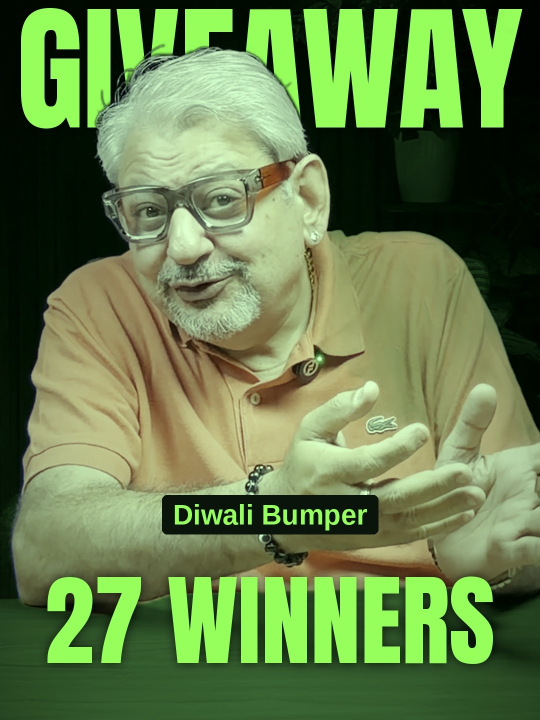
#> input picture edit22/renders/thumbnail-diwali-grid-3x4.jpg, 1080 x 1440 px (shown at 1/2 size)
$ python thumbnail.py ../renders/thumbnail-diwali-grid-3x4.jpg ../renders/thumbnail-diwali.jpg
#> lines starting #> are read from the running program, lines starting #| are printed output that depends on the picture
import sys
import numpy as np
from PIL import Image, ImageDraw, ImageFont, ImageFilter, ImageEnhance
from rembg import new_session, remove
src, out = sys.argv[1], sys.argv[2]
W, H = 1080, 1920
im = Image.open(src).convert('RGB').resize((W, H))
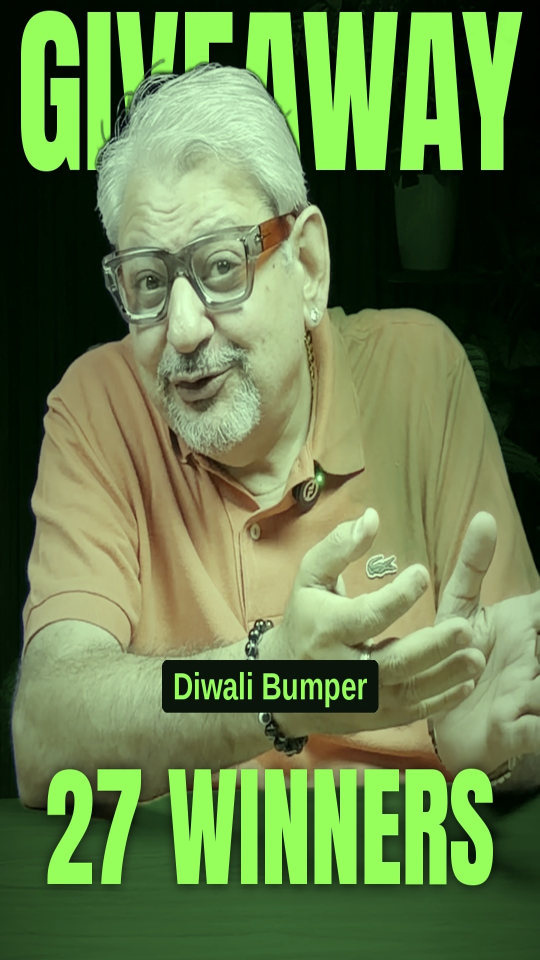
#> im: PIL image 1080x1920 RGB (shown at 1/2 size); mean R, G, B 102.3, 128.4, 74.4
# person matte (human-seg, softened slightly)
#> (the run stopped early here; a loop or call above may not have finished)
